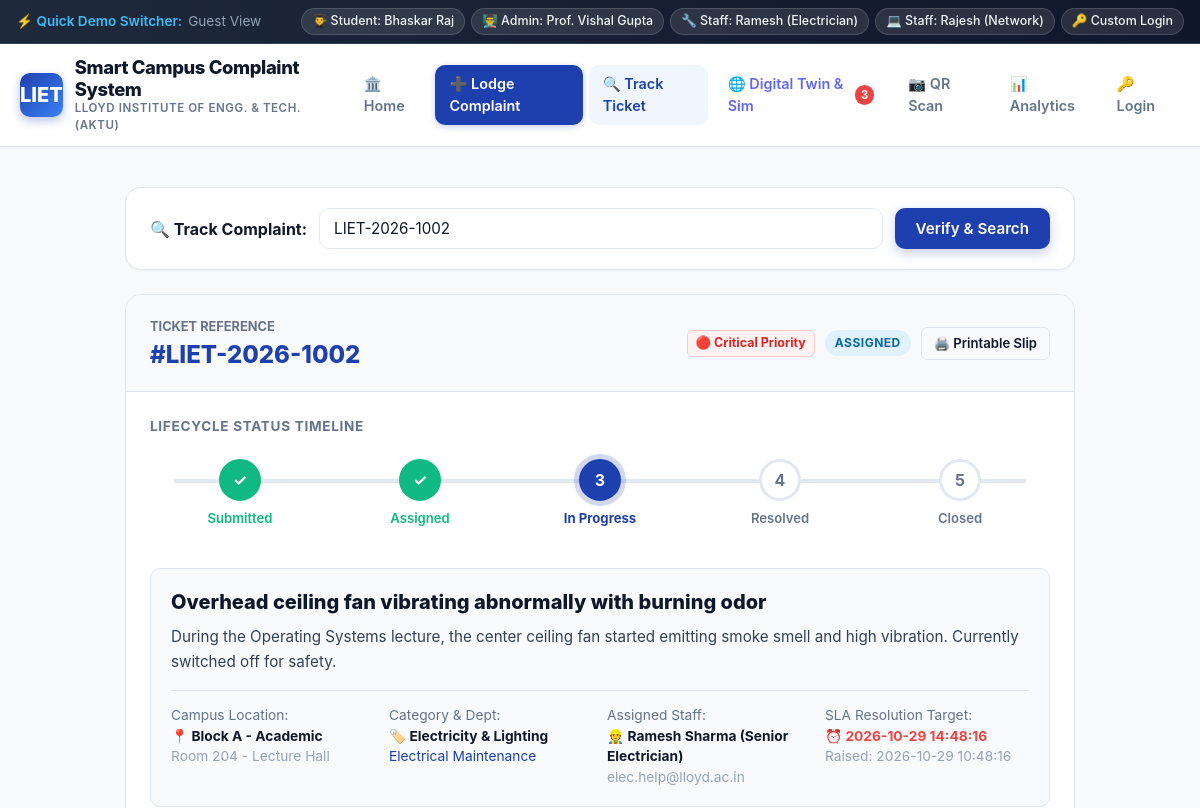
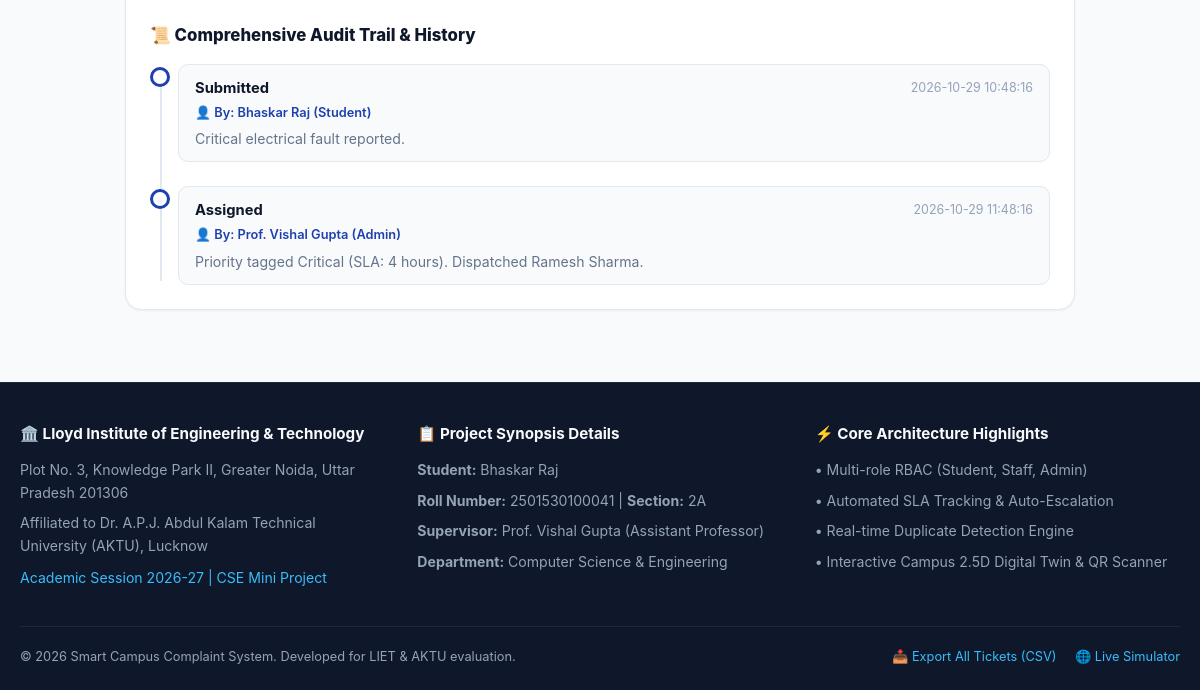
/track/LIET-2026-1002, run on an earlier commit of the app's database (2 pictures, top to bottom).
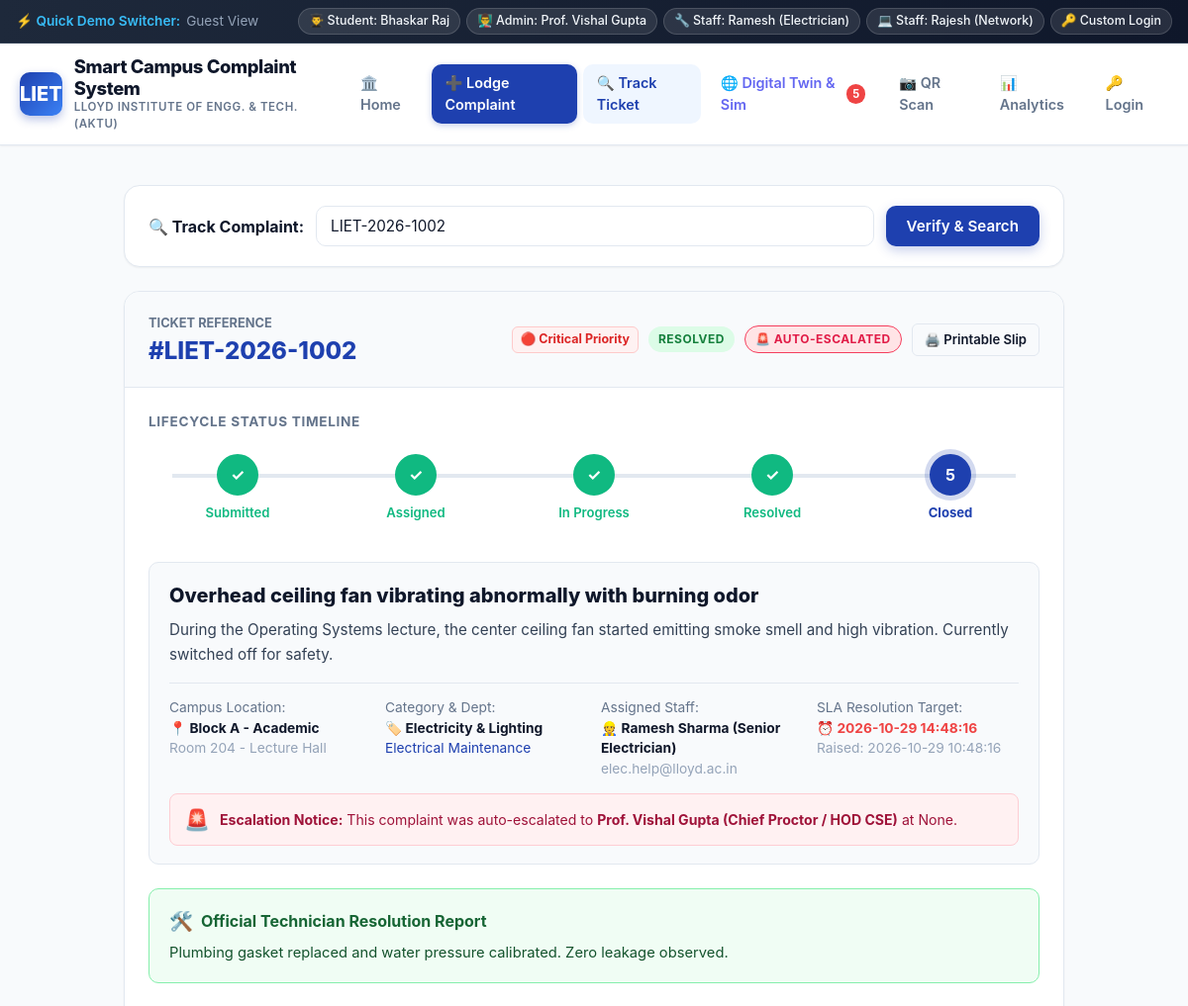
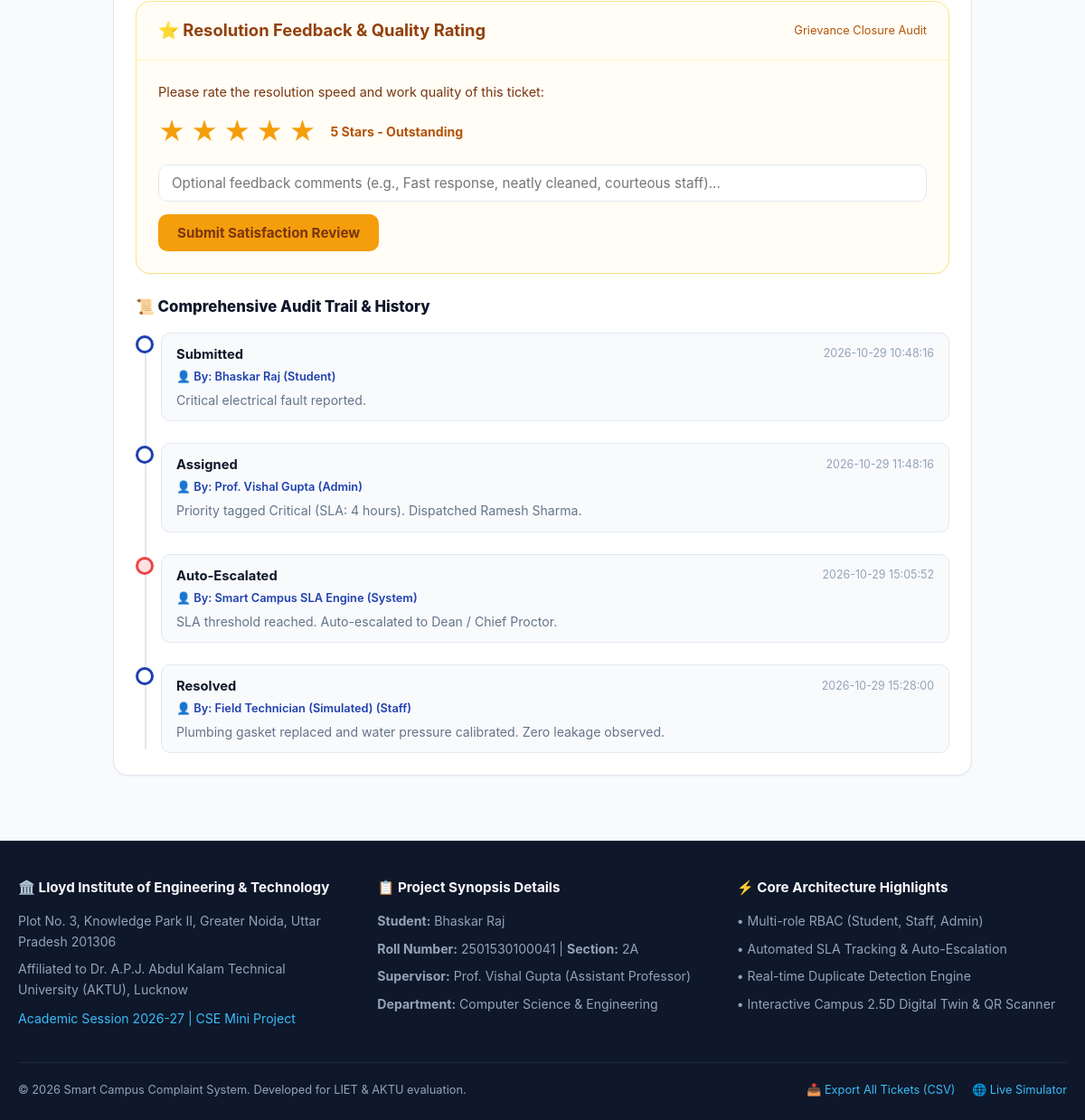
And on a later commit of the database (2 pictures, top to bottom).
### tables this page shows
CREATE TABLE complaint_logs (
        id INTEGER PRIMARY KEY AUTOINCREMENT,
        ticket_id TEXT NOT NULL,
        action TEXT NOT NULL,
        performed_by TEXT NOT NULL,
        role TEXT NOT NULL,
        notes TEXT,
        created_at TEXT DEFAULT CURRENT_TIMESTAMP,
        FOREIGN KEY (ticket_id) REFERENCES complaints (ticket_id)
    );

CREATE TABLE complaints (
        ticket_id TEXT PRIMARY KEY,
        user_id INTEGER,
        user_name TEXT,
        user_email TEXT,
        user_roll TEXT,
        category TEXT NOT NULL,
        subcategory TEXT,
        building_block TEXT NOT NULL,
        room_location TEXT NOT NULL,
        title TEXT NOT NULL,
        description TEXT NOT NULL,
        priority TEXT NOT NULL DEFAULT 'Medium',
        status TEXT NOT NULL DEFAULT 'Submitted',
        assigned_dept_id INTEGER,
        assigned_staff_name TEXT,
        image_path TEXT,
        resolution_remarks TEXT,
        resolution_image TEXT,
        sla_deadline TEXT,
        is_escalated INTEGER DEFAULT 0,
        escalated_to TEXT,
        escalated_at TEXT,
        upvotes INTEGER DEFAULT 0,
        created_at TEXT,
        updated_at TEXT,
        FOREIGN KEY (user_id) REFERENCES users (id),
        FOREIGN KEY (assigned_dept_id) REFERENCES departments (id)
    );

### app.py (the view)
@app.route('/track/<ticket_id>')
def track_complaint(ticket_id):
    db = get_db()
    cursor = db.cursor()
    cursor.execute("""
    SELECT c.*, d.name as dept_name, d.head_name as dept_head, d.head_email as dept_email,
           f.rating as feedback_rating, f.comment as feedback_comment, f.created_at as feedback_time
    FROM complaints c
    LEFT JOIN departments d ON c.assigned_dept_id = d.id
    LEFT JOIN feedback f ON c.ticket_id = f.ticket_id
    WHERE c.ticket_id = ?
    """, (ticket_id,))
    ticket = cursor.fetchone()
    if not ticket:
        db.close()
        flash(f"No complaint found with ticket ID '{ticket_id}'. Please check the number and try again.", "warning")
        return render_template('track.html', ticket=None, search_id=ticket_id)
    cursor.execute("""
    SELECT * FROM complaint_logs
    WHERE ticket_id = ?
    ORDER BY created_at ASC
    """, (ticket_id,))
    logs = cursor.fetchall()
    db.close()
    return render_template('track.html', ticket=ticket, logs=logs)

### app.py (called while the page is built)
@app.before_request
def load_logged_in_user():
    user_id = session.get('user_id')
    if user_id is None:
        g.user = None
    else:
        db = get_db()
        cursor = db.cursor()
        cursor.execute("SELECT * FROM users WHERE id = ?", (user_id,))
        g.user = cursor.fetchone()
        db.close()

### database.py (called while the page is built)
def get_db():
    conn = sqlite3.connect(DB_PATH)
    conn.row_factory = sqlite3.Row
    conn.execute("PRAGMA foreign_keys = ON")
    return conn

### templates/track.html (shortened to what the changed rows need)
{% extends "base.html" %}
{% block content %}
<div style="max-width: 950px; margin: 0 auto;">
  <div class="card" style="margin-bottom: 24px;">
    <div class="card-body" style="padding: 20px 24px;">
      <form action="{{ url_for('track_index') }}" method="GET" style="display: flex; gap: 12px; align-items: center; flex-wrap: wrap;">
        <span style="font-weight: 700; color: var(--secondary); font-size: 1rem;">🔍 Track Complaint:</span>
        <input
          type="text"
          name="ticket_id"
          value="{{ ticket.ticket_id if ticket else search_id or '' }}"
          placeholder="Enter Ticket ID (e.g. LIET-2026-1001)..."
          class="form-control"
          style="flex: 1; min-width: 240px;"
          required
        >
        <button type="submit" class="btn btn-primary">
          Verify & Search
        </button>
      </form>
    </div>
  </div>
  {% if ticket %}
    <div class="card">
      <div class="card-header" style="background: #f8fafc; flex-wrap: wrap; gap: 10px;">
        <div>
          <span style="font-size: 0.8rem; font-weight: 700; color: var(--text-muted); text-transform: uppercase;">Ticket Reference</span>
          <h2 style="font-size: 1.5rem; font-weight: 800; color: var(--primary);">#{{ ticket.ticket_id }}</h2>
        </div>
        <div style="display: flex; align-items: center; gap: 10px; flex-wrap: wrap;">
          {% if ticket.priority == 'Critical' %}
            <span class="prio-pill prio-critical">🔴 Critical Priority</span>
          {% elif ticket.priority == 'High' %}
            <span class="prio-pill prio-high">🟠 High Priority</span>
          {% elif ticket.priority == 'Medium' %}
            <span class="prio-pill prio-medium">🔵 Medium Priority</span>
          {% else %}
            <span class="prio-pill prio-low">🟢 Low Priority</span>
          {% endif %}
          {% if ticket.status == 'Submitted' %}
            <span class="badge badge-submitted">Submitted</span>
          {% elif ticket.status == 'Assigned' %}
            <span class="badge badge-assigned">Assigned</span>
          {% elif ticket.status == 'In Progress' %}
            <span class="badge badge-in-progress">In Progress</span>
          {% elif ticket.status == 'Resolved' %}
            <span class="badge badge-resolved">Resolved</span>
          {% elif ticket.status == 'Closed' %}
            <span class="badge badge-closed">Closed</span>
          {% endif %}
          {% if ticket.is_escalated %}
            <span class="badge badge-escalated">🚨 Auto-Escalated</span>
          {% endif %}
          <a href="{{ url_for('print_slip', ticket_id=ticket.ticket_id) }}" target="_blank" class="btn btn-sm btn-outline">
            🖨️ Printable Slip
          </a>
        </div>
      </div>
      <div class="card-body">
        <div style="margin-bottom: 30px;">
          <h4 style="font-size: 0.85rem; font-weight: 700; color: var(--text-muted); text-transform: uppercase; margin-bottom: 12px; letter-spacing: 0.05em;">
            Lifecycle Status Timeline
          </h4>
          {% set s = ticket.status %}
          <div class="stepper-container" style="padding-top: 10px;">
            <ul class="stepper">
              <li class="step-item {% if s in ('Submitted', 'Assigned', 'In Progress', 'Resolved', 'Closed') %}completed{% endif %}">
                <div class="step-circle">✓</div>
                <div class="step-label">Submitted</div>
              </li>
              <li class="step-item {% if s in ('Assigned', 'In Progress', 'Resolved', 'Closed') %}completed{% elif s == 'Submitted' %}active{% endif %}">
                <div class="step-circle">{% if s in ('Assigned', 'In Progress', 'Resolved', 'Closed') %}✓{% else %}2{% endif %}</div>
                <div class="step-label">Assigned</div>
              </li>
              <li class="step-item {% if s in ('In Progress', 'Resolved', 'Closed') %}completed{% elif s == 'Assigned' %}active{% endif %}">
                <div class="step-circle">{% if s in ('In Progress', 'Resolved', 'Closed') %}✓{% else %}3{% endif %}</div>
                <div class="step-label">In Progress</div>
              </li>
              <li class="step-item {% if s in ('Resolved', 'Closed') %}completed{% elif s == 'In Progress' %}active{% endif %}">
                <div class="step-circle">{% if s in ('Resolved', 'Closed') %}✓{% else %}4{% endif %}</div>
                <div class="step-label">Resolved</div>
              </li>
              <li class="step-item {% if s == 'Closed' %}completed{% elif s == 'Resolved' %}active{% endif %}">
                <div class="step-circle">{% if s == 'Closed' %}✓{% else %}5{% endif %}</div>
                <div class="step-label">Closed</div>
              </li>
            </ul>
          </div>
        </div>
        <div style="background: #f8fafc; border: 1px solid var(--border); border-radius: var(--radius-md); padding: 18px 20px; margin-bottom: 24px;">
          <h3 style="font-size: 1.25rem; font-weight: 800; color: var(--secondary); margin-bottom: 8px;">
            {{ ticket.title }}
          </h3>
          <p style="color: #334155; font-size: 0.95rem; line-height: 1.6; margin-bottom: 16px;">
            {{ ticket.description }}
          </p>
          <div style="display: grid; grid-template-columns: repeat(auto-fit, minmax(200px, 1fr)); gap: 14px; font-size: 0.86rem; border-top: 1px solid var(--border); padding-top: 14px;">
            <div>
              <span style="color: var(--text-muted); display: block;">Campus Location:</span>
              <b style="color: var(--secondary);">📍 {{ ticket.building_block }}</b>
              <div style="color: var(--text-subtle);">{{ ticket.room_location }}</div>
            </div>
            <div>
              <span style="color: var(--text-muted); display: block;">Category & Dept:</span>
              <b style="color: var(--secondary);">🏷️ {{ ticket.category }}</b>
              <div style="color: var(--primary);">{{ ticket.dept_name or 'Auto-assigning...' }}</div>
            </div>
            <div>
              <span style="color: var(--text-muted); display: block;">Assigned Staff:</span>
              <b style="color: var(--secondary);">👷 {{ ticket.assigned_staff_name or 'Pending Dispatch' }}</b>
              <div style="color: var(--text-subtle);">{{ ticket.dept_email or 'Helpdesk' }}</div>
            </div>
            <div>
              <span style="color: var(--text-muted); display: block;">SLA Resolution Target:</span>
              <b style="color: var(--danger);">⏰ {{ ticket.sla_deadline or 'Within 24 Hours' }}</b>
              <div style="color: var(--text-subtle);">Raised: {{ ticket.created_at }}</div>
            </div>
          </div>
          {% if ticket.is_escalated %}
            <div style="background: #fff1f2; border: 1px solid #fecdd3; border-radius: 8px; padding: 10px 14px; margin-top: 14px; display: flex; align-items: center; gap: 10px;">
              <span style="font-size: 1.3rem;">🚨</span>
              <div style="font-size: 0.88rem; color: #9f1239;">
                <b>Escalation Notice:</b> This complaint was auto-escalated to <b>{{ ticket.escalated_to }}</b> at {{ ticket.escalated_at }}.
              </div>
            </div>
          {% endif %}
        </div>
        {% if ticket.resolution_remarks %}
          <div style="background: #f0fdf4; border: 1px solid #86efac; border-radius: var(--radius-md); padding: 18px 20px; margin-bottom: 24px;">
            <div style="display: flex; align-items: center; gap: 8px; margin-bottom: 6px;">
              <span style="font-size: 1.2rem;">🛠️</span>
              <h4 style="font-size: 1rem; font-weight: 700; color: #166534;">Official Technician Resolution Report</h4>
            </div>
            <p style="color: #14532d; font-size: 0.92rem; line-height: 1.6;">
              {{ ticket.resolution_remarks }}
            </p>
          </div>
        {% endif %}
        {% if ticket.status in ('Resolved', 'Closed') %}
          <div class="card" style="border-color: #fde68a; background: #fffdf5; margin-bottom: 24px;">
            <div class="card-header" style="background: transparent; border-color: #fef3c7;">
              <h3 style="color: #92400e;">⭐ Resolution Feedback & Quality Rating</h3>
              <span style="font-size: 0.8rem; color: #b45309;">Grievance Closure Audit</span>
            </div>
            <div class="card-body">
              {% if ticket.feedback_rating %}
                <div style="display: flex; align-items: center; gap: 14px;">
                  <div style="font-size: 1.8rem; color: #f59e0b;">
                    {% for i in range(ticket.feedback_rating|int) %}★{% endfor %}
                    {% for i in range(5 - (ticket.feedback_rating|int)) %}☆{% endfor %}
                  </div>
                  <div>
                    <b style="color: var(--secondary);">Rating: {{ ticket.feedback_rating }} / 5 Stars</b>
                    <p style="color: #64748b; font-size: 0.9rem; margin-top: 2px;">"{{ ticket.feedback_comment }}"</p>
                  </div>
                </div>
              {% else %}
                <form action="{{ url_for('submit_feedback') }}" method="POST">
                  <p style="font-size: 0.9rem; color: #78350f; margin-bottom: 12px;">
                    Please rate the resolution speed and work quality of this ticket:
                  </p>
                  <div style="display: flex; align-items: center; gap: 16px; margin-bottom: 14px;">
                    <div id="star-picker" class="star-rating">
                      <span class="star" data-value="1">★</span>
                      <span class="star" data-value="2">★</span>
                      <span class="star" data-value="3">★</span>
                      <span class="star" data-value="4">★</span>
                      <span class="star filled" data-value="5">★</span>
                    </div>
                    <span id="rating-text" style="font-size: 0.88rem; font-weight: 700; color: #b45309;">5 Stars - Outstanding</span>
                  </div>
                  <div class="form-group" style="margin-bottom: 14px;">
                    <input
                      type="text"
                      name="comment"
                      class="form-control"
                      placeholder="Optional feedback comments (e.g., Fast response, neatly cleaned, courteous staff)..."
                      style="background: white;"
                    >
                  </div>
                  <button type="submit" class="btn btn-warning" style="font-weight: 700;">
                    Submit Satisfaction Review
                  </button>
                </form>
              {% endif %}
            </div>
          </div>
        {% endif %}
        <h4 style="font-size: 1.05rem; font-weight: 800; color: var(--secondary); margin-bottom: 16px; display: flex; align-items: center; gap: 8px;">
          <span>📜 Comprehensive Audit Trail & History</span>
        </h4>
        <ul class="timeline">
          {% for log in logs %}
            <li class="timeline-item {% if log.action == 'Escalated' or log.action == 'Auto-Escalated' %}escalated{% endif %}">
              <div class="timeline-dot"></div>
              <div class="timeline-content">
                <div class="timeline-header">
                  <span class="timeline-title">{{ log.action }}</span>
                  <span class="timeline-time">{{ log.created_at }}</span>
                </div>
                <div class="timeline-actor">
                  👤 By: {{ log.performed_by }} ({{ log.role }})
                </div>
                {% if log.notes %}
                  <div class="timeline-notes">
                    {{ log.notes }}
                  </div>
                {% endif %}
              </div>
            </li>
          {% endfor %}
        </ul>
      </div>
    </div>
  {% endif %}
</div>
{% endblock %}

What changed in the data, as far as the page shows it:
changed complaints "Overhead ceiling fan vibrating abnormally with burning odor": status "Assigned" → "Resolved" (drawn); escalated_to (not shown) → "Prof. Vishal Gupta (Chief Proctor / HOD CSE)"; resolution_remarks (not shown) → "Plumbing gasket replaced and water pressure calibrated. Zero leakage observed."
added complaint_logs: action "Auto-Escalated", created_at "2026-10-29 15:05:52", performed_by "Smart Campus SLA Engine", role "System", notes "SLA threshold reached. Auto-escalated to Dean / Chief Proctor."
added complaint_logs: action "Resolved", created_at "2026-10-29 15:28:00", performed_by "Field Technician (Simulated)", role "Staff", notes "Plumbing gasket replaced and water pressure calibrated. Zero leakage observed."
Also different on the page:
{{ global_escalated_count }}: "3" → "5"
{{ ticket.escalated_at }}: (not shown) → "None"
text no longer shown: "ASSIGNED 3 4"
text now shown: "RESOLVED 🚨 AUTO-ESCALATED ✓ ✓ 🚨 Escalation Notice: This complaint was auto-escalated to at . 🛠️ Official Technician Resolution Report ⭐ Resolution Feedback & Quality Rating Grievance Closure Audit Please rate the resolution speed and work quality of this ticket: ★ ★ ★ ★ ★ 5 Stars - Outstanding Submit Satisfaction Review"
